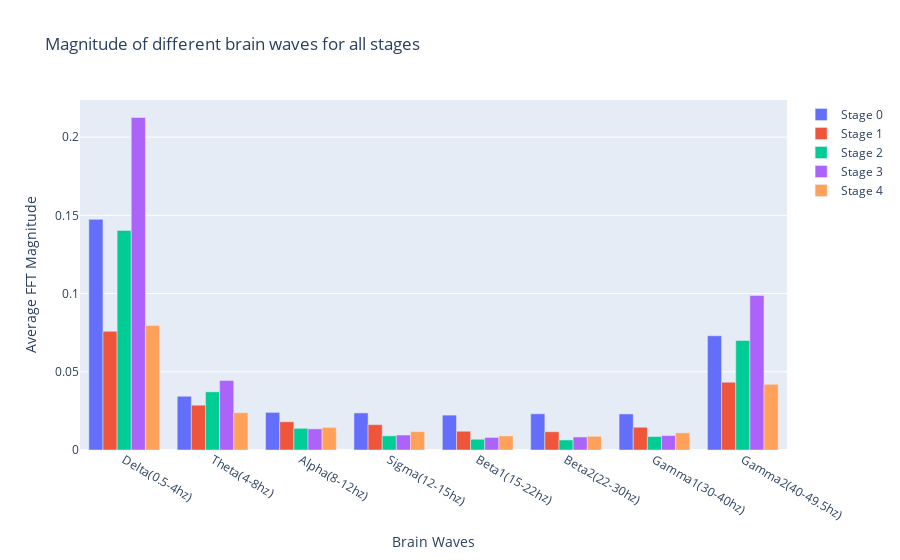

Here is the notebook cell this chart was saved with:
### Code cell
plot_average_fft_magnitudes_of_brain_waves(brain_wave_labels, average_fft_magnitudes_of_brain_waves_of_stages)

### Figure 1 — Plotly figure (JSON) as saved in the notebook; plotly's stock layout.template omitted (floating-point values rounded to 4 significant figures)
{"data": [{"name": "Stage 0", "type": "bar", "x": ["Delta(0.5-4hz)", "Theta(4-8hz)", "Alpha(8-12hz)", "Sigma(12-15hz)", "Beta1(15-22hz)", "Beta2(22-30hz)", "Gamma1(30-40hz)", "Gamma2(40-49.5hz)"], "y": [0.1474, 0.03436, 0.02404, 0.02371, 0.0223, 0.02315, 0.02303, 0.07302]}, {"name": "Stage 1", "type": "bar", "x": ["Delta(0.5-4hz)", "Theta(4-8hz)", "Alpha(8-12hz)", "Sigma(12-15hz)", "Beta1(15-22hz)", "Beta2(22-30hz)", "Gamma1(30-40hz)", "Gamma2(40-49.5hz)"], "y": [0.07587, 0.02864, 0.01805, 0.01621, 0.01199, 0.01166, 0.01452, 0.04333]}, {"name": "Stage 2", "type": "bar", "x": ["Delta(0.5-4hz)", "Theta(4-8hz)", "Alpha(8-12hz)", "Sigma(12-15hz)", "Beta1(15-22hz)", "Beta2(22-30hz)", "Gamma1(30-40hz)", "Gamma2(40-49.5hz)"], "y": [0.1404, 0.03718, 0.01387, 0.009071, 0.006891, 0.006431, 0.0086, 0.07001]}, {"name": "Stage 3", "type": "bar", "x": ["Delta(0.5-4hz)", "Theta(4-8hz)", "Alpha(8-12hz)", "Sigma(12-15hz)", "Beta1(15-22hz)", "Beta2(22-30hz)", "Gamma1(30-40hz)", "Gamma2(40-49.5hz)"], "y": [0.2125, 0.04436, 0.01349, 0.009582, 0.008033, 0.008328, 0.009226, 0.09878]}, {"name": "Stage 4", "type": "bar", "x": ["Delta(0.5-4hz)", "Theta(4-8hz)", "Alpha(8-12hz)", "Sigma(12-15hz)", "Beta1(15-22hz)", "Beta2(22-30hz)", "Gamma1(30-40hz)", "Gamma2(40-49.5hz)"], "y": [0.07966, 0.02383, 0.01444, 0.01174, 0.009007, 0.008777, 0.01094, 0.04196]}], "layout": {"title": {"text": "Magnitude of different brain waves for all stages"}, "xaxis": {"title": {"text": "Brain Waves"}}, "yaxis": {"title": {"text": "Average FFT Magnitude"}}}}
